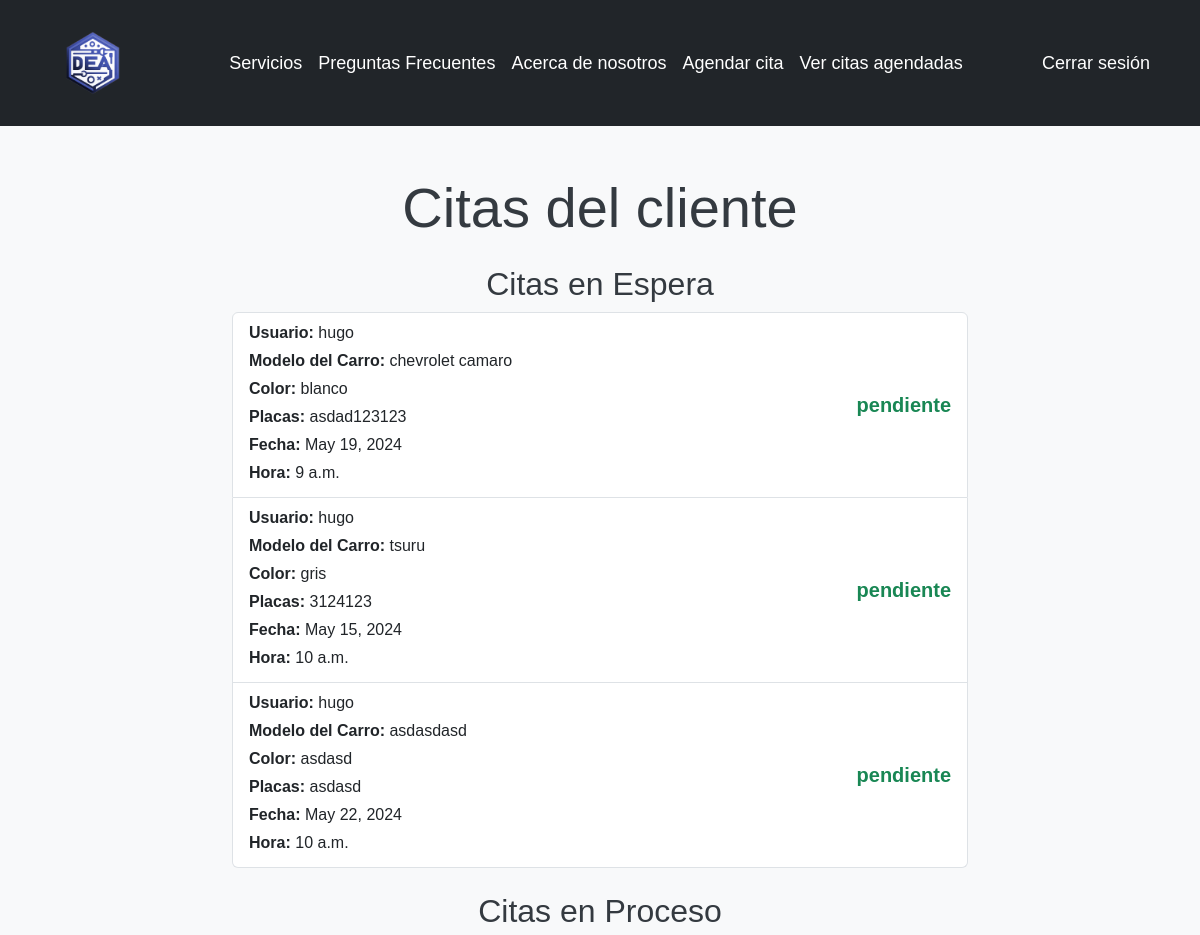
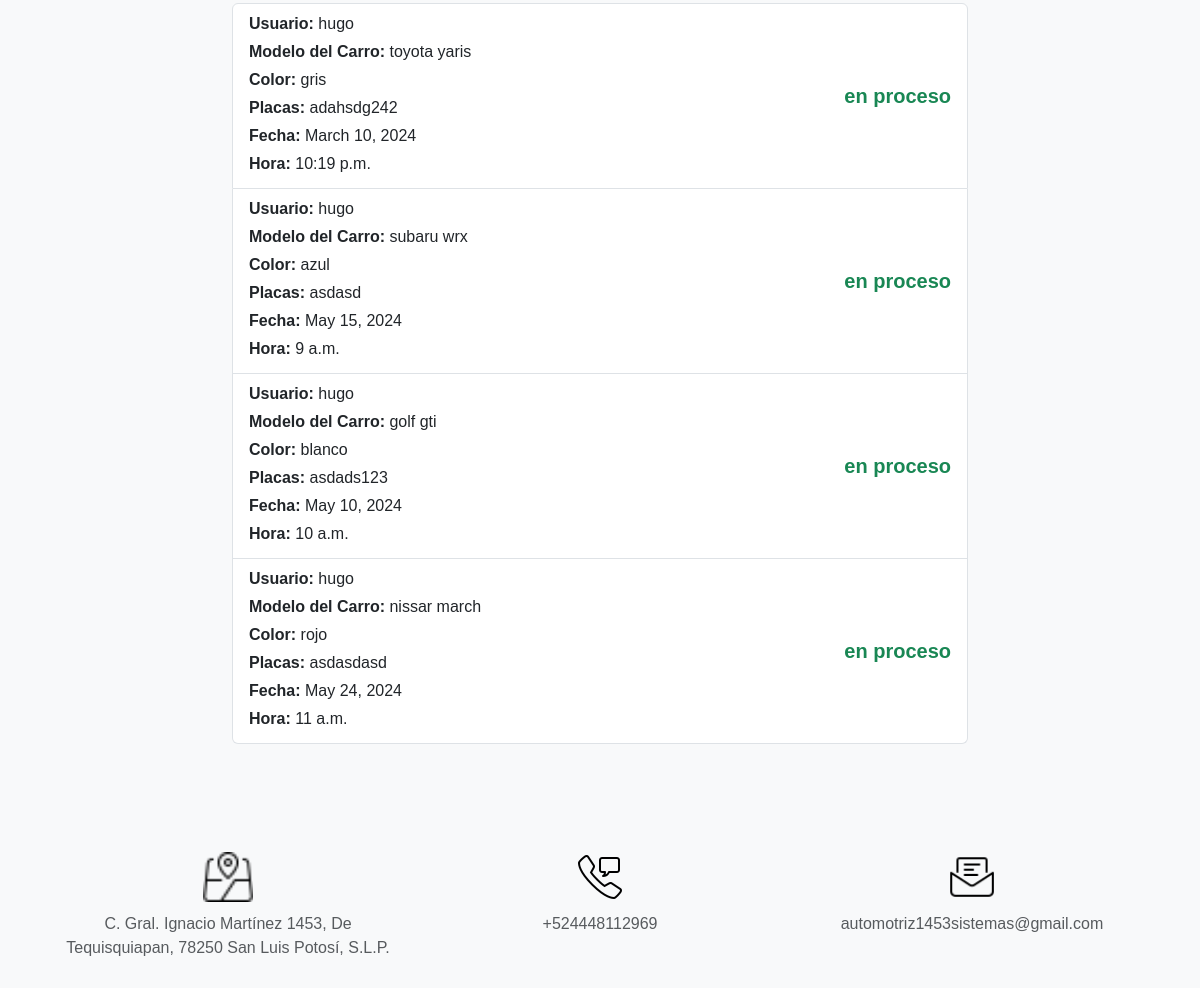
Before: /lista_citas/ (signed in) with the older database file (2 pictures, top to bottom).
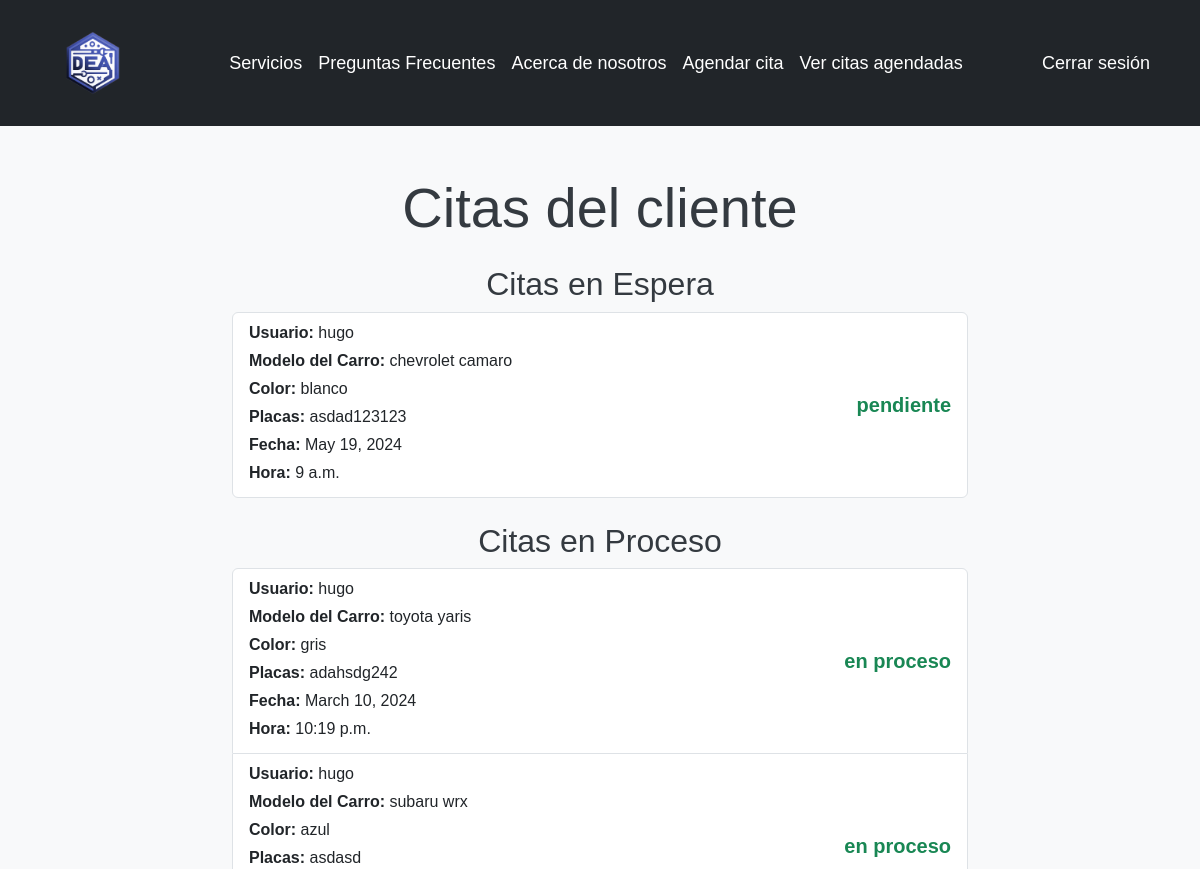
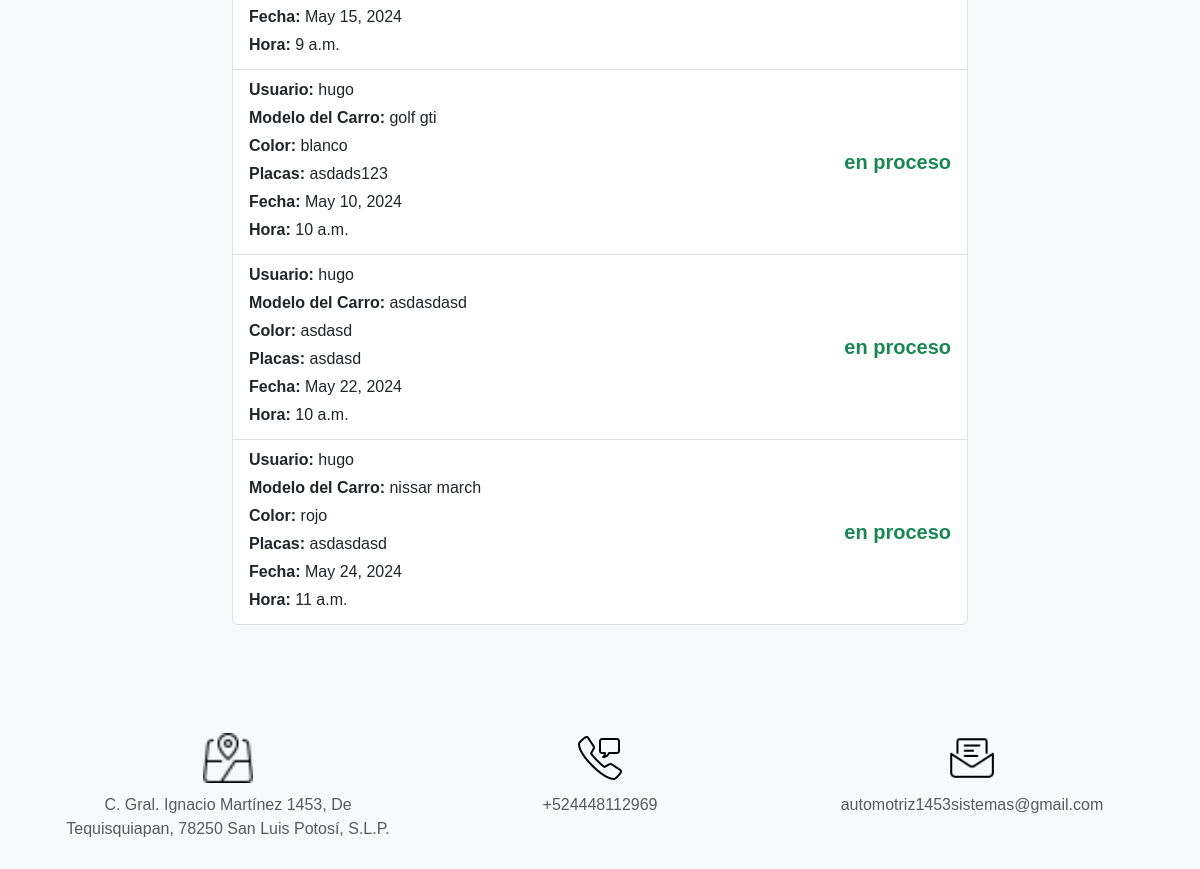
After: the same page with the newer database file (2 pictures, top to bottom).
### autenticacion/models.py (models this page shows, shortened)
class Cita(models.Model):
    usuario = models.ForeignKey(User, on_delete=models.CASCADE)
    modelo_carro = models.CharField(max_length=100)
    color = models.CharField(max_length=100)
    placas = models.CharField(max_length=20)
    fecha = models.DateField()
    hora = models.TimeField()
    estado = models.CharField(max_length=50, default='pendiente')
    retroalimentacion = models.TextField(null=True, blank=True)
    servicios = models.ManyToManyField(Servicio, through='DetalleCita')

class User(AbstractUser):
    tel = models.CharField(max_length= 20) #Agregar el campo telefono a la tabla de usuario

### autenticacion/views.py (the view)
# urls.py: path('lista_citas/', v_auth.lista_citas_cliente, name='lista_citas_cliente'),
@login_required
def lista_citas_cliente(request):
    citas_en_espera = Cita.objects.filter(usuario = request.user, estado = "pendiente")
    citas_en_proceso = Cita.objects.filter(usuario = request.user, estado = "en proceso")
    citas_finalizadas = Cita.objects.filter(usuario = request.user, estado = "finalizada")
    titulo = "Citas del cliente"
    return render(request, "lista_citas_cliente.html",{
        'titulo': titulo,
        'citas_en_espera' : citas_en_espera,
        'citas_en_proceso' : citas_en_proceso,
        'citas_finalizadas' : citas_finalizadas,
    })

### main/templates/lista_citas_cliente.html (shortened to what this page needs)
<!DOCTYPE html>
<html lang="en">
<head>
    {% extends 'layouts/base.html' %}
    {% block content %}
    <main class="container my-5">
        <div class="row">
            <div class="col-md-8 offset-md-2">
                <h1 class="text-center display-4 mb-4">{% block title %}{{ titulo }}{% endblock %}</h1>
                <div class="mb-4">
                    <h2 class="text-center">Citas en Espera</h2>
                    <ul class="list-group">
                        {% for cita in citas_en_espera %}
                        <a class="list-group-item list-group-item-action" href="{% url 'detalle_cita_cliente' cita.id %}">
                            <div class="d-flex justify-content-between align-items-center">
                                <div>
                                    <p class="mb-1"><strong>Usuario:</strong> {{ cita.usuario }}</p>
                                    <p class="mb-1"><strong>Modelo del Carro:</strong> {{ cita.modelo_carro }}</p>
                                    <p class="mb-1"><strong>Color:</strong> {{ cita.color }}</p>
                                    <p class="mb-1"><strong>Placas:</strong> {{ cita.placas }}</p>
                                    <p class="mb-1"><strong>Fecha:</strong> {{ cita.fecha }}</p>
                                    <p class="mb-1"><strong>Hora:</strong> {{ cita.hora }}</p>
                                </div>
                                <h5 class="mb-0 fw-bold text-success">{{ cita.estado }}</h5>
                            </div>
                        </a>
                        {% endfor %}
                    </ul>
                </div>
                {% if citas_en_proceso %}
                <div>
                    <h2 class="text-center">Citas en Proceso</h2>
                    <ul class="list-group">
                        {% for cita in citas_en_proceso %}
                            <a class="list-group-item list-group-item-action" href="{% url 'estatus_cita' cita.id %}">
                                <div class="d-flex justify-content-between align-items-center">
                                    <div>
                                        <p class="mb-1"><strong>Usuario:</strong> {{ cita.usuario }}</p>
                                        <p class="mb-1"><strong>Modelo del Carro:</strong> {{ cita.modelo_carro }}</p>
                                        <p class="mb-1"><strong>Color:</strong> {{ cita.color }}</p>
                                        <p class="mb-1"><strong>Placas:</strong> {{ cita.placas }}</p>
                                        <p class="mb-1"><strong>Fecha:</strong> {{ cita.fecha }}</p>
                                        <p class="mb-1"><strong>Hora:</strong> {{ cita.hora }}</p>
                                    </div>
                                    <h5 class="mb-0 fw-bold text-success">{{ cita.estado }}</h5>
                                </div>
                            </a>
                        {% endfor %}
                    </ul>
                </div>
                {% endif %}
            </div>
        </div>
    </main>
    {% endblock %}

### main/templates/layouts/base.html (shortened to what this page needs)
<!DOCTYPE html>
<html lang="en">
<head>
    {% load static %}
    <link rel="stylesheet" href="https://cdn.jsdelivr.net/npm/bootstrap@5.3.2/dist/css/bootstrap.min.css">
</head>
<body>
    <nav class="navbar navbar-expand-lg navbar-light bg-dark">
        <div class="container justify-content-center">
            <a class="navbar-brand" href="/"><img src="{% static 'logo.png' %}" alt="" width="100px" height="100px" alt=""></a>
            <div class="collapse navbar-collapse justify-content-center" id="navbarNav">
                <ul class="navbar-nav">
                    {% if user.is_authenticated and user.is_staff %}
                        <li class="nav-item">
                            <a class="nav-link" href="{% url 'panel_encargado' %}">Gestionar Citas</a>
                        </li>
                        <li class="nav-item">
                            <a class="nav-link" href="{% url 'gestion_servicios' %}">Gestionar Servicios</a>
                        </li>
                    {% elif user.is_authenticated %}
                        <li class="nav-item">
                            <a class="nav-link" href="{% url 'lista_de_servicios' %}">Servicios</a>
                        </li>
                        <li class="nav-item">
                            <a class="nav-link" href="{% url 'preguntasfrec' %}">Preguntas Frecuentes</a>
                        </li>
                        <li class="nav-item">
                            <a class="nav-link" href="{% url 'acerca' %}">Acerca de nosotros</a>
                        </li>
                        <li class="nav-item">
                            <a class="nav-link" href="{% url 'citas' %}">Agendar cita</a>
                        </li>
                        {% with user_citas=user.cita_set.all %}
                        {% if user_citas|length > 0 %}
                            <li class="nav-item">
                                <a class="nav-link" href="{% url 'lista_citas_cliente' %}">Ver citas agendadas</a>
                            </li>
                        {% endif %}
                    {% endwith %}
                    {% endif %}
                </ul>
            </div>
            <div class="navbar-nav">
                <ul class="navbar-nav">
                    {% if user.is_authenticated %}
                        <li class="nav-item">
                            <a class="nav-link" href="{% url 'cerrar_sesion' %}">Cerrar sesión</a>
                        </li>
                    {% endif %}
                </ul>
            </div>
        </div>
    </nav>
    {% block content %}
    {% endblock %}
    <footer class="bg-light text-muted text-center py-2 footer">
        <div class="container">
            <div class="col">
                <a href="https://www.google.com/maps/place/C.+Gral.+Ignacio+Mart%C3%ADnez+1453,+De+Tequisquiapan,+78250+San+Luis+Potos%C3%AD,+S.L.P." target="_blank">
                    <img>
                </a>
                <p>C. Gral. Ignacio Martínez 1453, De Tequisquiapan, 78250 San Luis Potosí, S.L.P.</p>
            </div>
            <div class="col">
                <img>
                <p>+524448112969</p>
            </div>
            <div class="col">
                <a href="mailto:automotriz1453sistemas@gmail.com">
                    <img>
                </a>
                <p>automotriz1453sistemas@gmail.com</p>
            </div>
            </div>
    </footer>
</body>
</html>

### main/templates/layouts/base.html (style rules this page uses)
.navbar-nav .nav-link { color: white; transition: all 0.3s; border-radius: 20px; padding: 10px 20px; font-size: 18px; }
body { font-family: Arial, sans-serif; background-color: #f8f9fa; color: #343a40; }
.footer { margin-top: 100px; }
footer { background-color: #f8f9fa; color: #6c757d; padding: 20px 0; }
footer .col { text-align: center; padding: 0 15px; }
footer img { width: 50px; margin-bottom: 10px; }
footer p { margin-bottom: 20px; }
footer .container { display: flex; justify-content: space-around; }

Changed rows visible on the page:
removed Cita: usuario "hugo", modelo_carro "tsuru", color "gris", placas "3124123", fecha "May 15, 2024", hora "10 a.m.", estado "pendiente", shown under "Citas en Espera"
changed Cita "May 22, 2024": moves from the list under "Citas en Espera" to the list under "Citas en Proceso"
